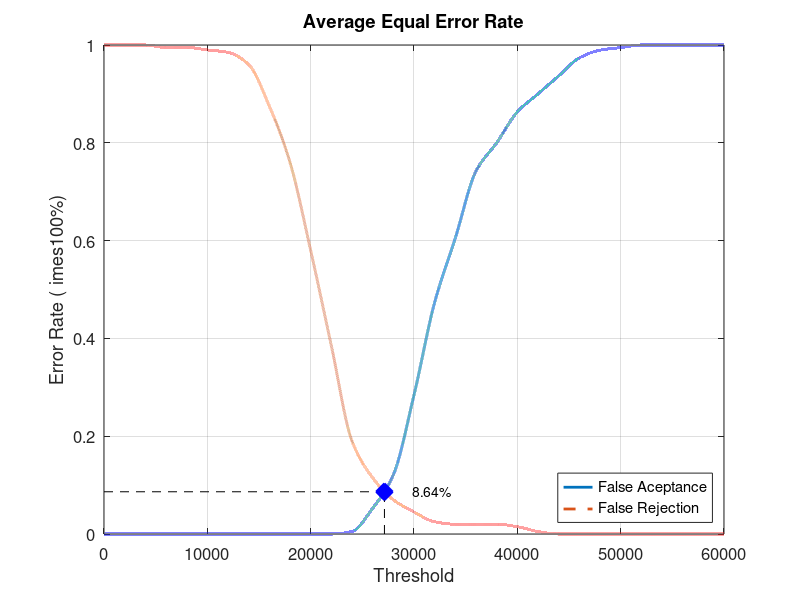
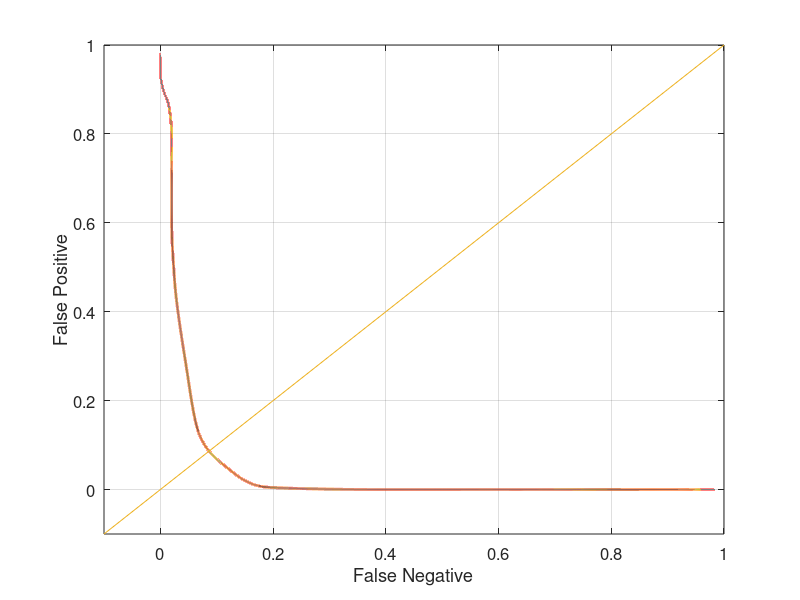

MATLAB code to generate these figures, in order:
close all;
clear;
clc;
x = 0:2000:60000;
xq = 0:0.5:60000;

y0 = [0 0 0 0 0 0 0 0 0 0 0 0 0.00526316 0.0526316 0.121053 0.284211 0.473684 0.605263 0.742105 0.8 0.863158 0.9 0.936842 0.973684 0.989474 0.994737 1 1 1 1 1]
yy0 = interp1(x, y0, xq, 'pchip');
y1 = [1 1 1 0.995 0.995 0.99 0.985 0.96 0.875 0.76 0.58 0.385 0.19 0.115 0.07 0.045 0.025 0.02 0.02 0.02 0.015 0.005 0 0 0 0 0 0 0 0 0]
yy1 = interp1(x, y1, xq, 'pchip');

% Calculating EER: 
y2 = abs(y0 - y1);
find(y2 == min(y2))
yy2 = abs(yy0 - yy1);
xEER = find(yy2 == min(yy2));
xEERIndex = xq(xEER) % X-axis EER
yEER = yy0(xEER) % Y-axis EER

main = figure
plot(xq, yy0,'-','LineWidth', 2);	hold on
plot(xq, yy1,'--','LineWidth', 2);	hold on
plot([xEERIndex xEERIndex], [0 yEER], 'k--');	hold on
plot([0 xEERIndex], [yEER yEER], 'k--');	hold on
plot(xEERIndex, yEER, 'bx', 'LineWidth', 10);	hold on
text(xEERIndex + 10 * xEERIndex / 100, yEER, [num2str(round((10000 * yEER)) / 100) '%'])
legend('False Aceptance', 'False Rejection', 'Location', 'SouthEast')
xlabel('Threshold')
ylabel('Error Rate (	imes100%)')
title('Average Equal Error Rate')
set(gca, 'FontSize', 12)
axis([0 60000 0 1])
grid on

print(main, 'Database2_4Main', '-dpng');
FNRxFPR = figure('Color', [1 1 1]);
plot(yy1, yy0, '-', yy1, yy0, 'LineWidth', 2);
hold on
y = -0.1:0.1:1
plot(y, y); 
set(gca, 'FontSize', 12)
xlabel('False Negative')
ylabel('False Positive')
axis([-0.1 1 -0.1 1])
set(gca, 'FontSize', 12)
grid on

print(FNRxFPR, 'Database2_4FNRxFPR','-dpng');
